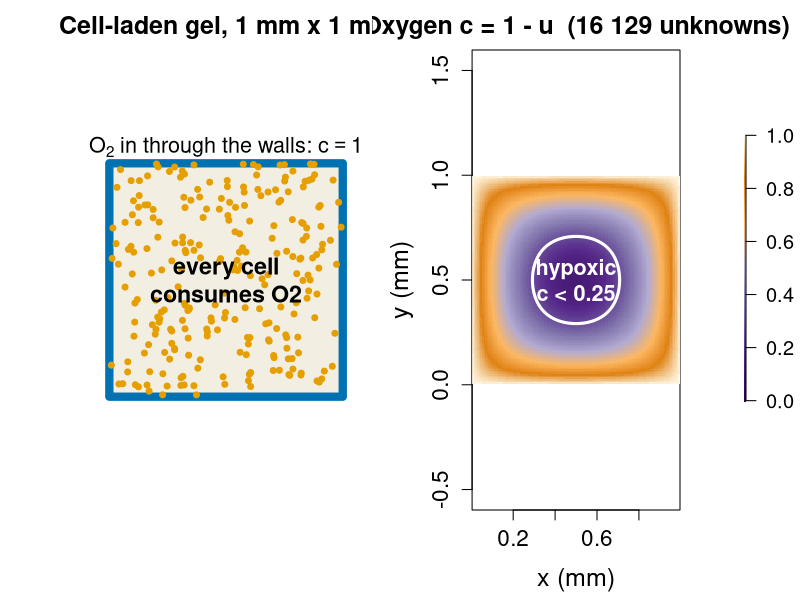

The R script that drew this image: (Note: this script raises an error after producing the figure.)
# Figures for the iterative-solvers/ unit ("Iterative linear solvers in depth").
#
# Re-run by hand from this folder (it is NOT run by `quarto render`):
#   cd iterative-solvers && Rscript make-iterative-solvers-figs.R
#
# Base R graphics + Matrix only (grDevices::svg). Colours are Okabe-Ito
# (colour-blind safe). Takes about five minutes (the 3D Cholesky factorisations
# and the slow Jacobi / Gauss-Seidel runs dominate). Prints the numbers quoted
# on the slides.
#
# Running example: oxygen in a cell-laden gel in a culture chamber, square
# cross-section L = 1 mm, oxygen supplied through all four walls (c = 1, scaled
# by the ambient concentration), uniform consumption. Unknown: the oxygen
# deficit u = 1 - c, which solves -Laplace(u) = Phi with u = 0 on the walls,
# Phi = q L^2 / (D c0) = 12. On an m x m interior grid, h = 1/(m+1), multiplied
# through by h^2: A u = Phi h^2 * 1, A = 2D five-point Laplacian (4 on the
# diagonal, -1 for the four neighbours). Tolerance: relative residual 1e-6.
#
# Makes:
#   fig01-chamber.svg     the oxygen field and the hypoxic core (m = 127)
#   fig02-fillin.svg      non-zeros of the Cholesky factor vs unknowns, 2D and 3D
#   fig03-smooth.png      Gauss-Seidel error after 0, 10, 200 sweeps: it becomes smooth
#                         (PNG: three dense image maps)
#   fig04-residuals.svg   residual vs iteration, m = 63: Jacobi, GS, CG, IC-CG
#   fig05-counts.svg      iterations vs grid size, log-log, with multigrid
#   fig06-gmres.svg       perfused chamber (advection-diffusion): field, and
#                         residuals of CG, GMRES and GMRES(20)
#   fig07-stall.svg       signal chamber (flow + positive feedback, sigma = 100):
#                         restarted GMRES(10), (20) stall; GMRES(50), full GMRES
#                         and BiCGSTAB converge
#   fig08-multigrid.svg   multigrid in one picture: smooth on the fine grid,
#                         correct on coarse grids (V-cycle)

library(Matrix)
oi <- c(orange = "#E69F00", sky = "#56B4E9", green = "#009E73",
        yellow = "#F0E442", blue = "#0072B2", red = "#D55E00",
        purple = "#CC79A7", grey = "#999999", black = "#000000")
par_big <- function(...) par(cex.lab = 1.5, cex.axis = 1.35, cex.main = 1.5, ...)
seq_pal <- colorRampPalette(c("#2D004B", "#542788", "#8073AC", "#B2ABD2",
                              "#FDB863", "#E08214", "#FFF5E0"))(100)  # dark = low O2

## ---- matrices -----------------------------------------------------------------

lap1 <- function(m) bandSparse(m, k = -1:1,
  diagonals = list(rep(-1, m - 1), rep(2, m), rep(-1, m - 1)))
lap2 <- function(m) { I <- Diagonal(m); T <- lap1(m); kronecker(I, T) + kronecker(T, I) }
lap3 <- function(m) { I <- Diagonal(m); T <- lap1(m)
  kronecker(kronecker(I, I), T) + kronecker(kronecker(I, T), I) + kronecker(kronecker(T, I), I) }
# perfused chamber: flow in +x with Peclet number Pe, upwind differences
# (signal chamber: subtract sigma h^2 I for positive feedback, see fig07)
adv2 <- function(m, Pe) { h <- 1 / (m + 1)
  Tx <- lap1(m) + Pe * h * bandSparse(m, k = c(0, -1), diagonals = list(rep(1, m), rep(-1, m - 1)))
  kronecker(Diagonal(m), Tx) + kronecker(lap1(m), Diagonal(m)) }
# variable diffusion coefficient Dfun(x, y), evaluated on the cell faces
lapD <- function(m, Dfun) {
  h <- 1 / (m + 1); I <- Diagonal(m)
  G1 <- bandSparse(m + 1, m, k = c(0, -1), diagonals = list(rep(1, m), rep(-1, m)))
  Gx <- kronecker(I, G1); Gy <- kronecker(G1, I)
  fx <- expand.grid(x = (1:(m + 1) - 0.5) * h, y = (1:m) * h)        # x-faces
  fy <- expand.grid(x = (1:m) * h, y = (1:(m + 1) - 0.5) * h)        # y-faces
  t(Gx) %*% Diagonal(x = Dfun(fx$x, fx$y)) %*% Gx +
    t(Gy) %*% Diagonal(x = Dfun(fy$x, fy$y)) %*% Gy
}
aggregate_D <- function(x, y) ifelse((x - 0.5)^2 + (y - 0.5)^2 < 0.3^2, 0.1, 1)

## ---- solvers (same code as on the slides / in the exercise) --------------------

relres <- function(A, b, x) sqrt(sum((b - A %*% x)^2)) / sqrt(sum(b^2))
jacobi <- function(A, b, tol = 1e-6, maxit = 1e6, trace = FALSE) {
  x <- numeric(length(b)); d <- diag(A); nb <- sqrt(sum(b^2)); res <- numeric(0)
  for (it in 0:maxit) {
    r <- b - (A %*% x)[, 1]; rel <- sqrt(sum(r^2)) / nb
    if (trace) res <- c(res, rel)
    if (rel < tol) break
    x <- x + r / d
  }
  list(x = x, it = it, res = res)
}
gauss_seidel <- function(A, b, tol = 1e-6, maxit = 1e6, trace = FALSE) {
  x <- numeric(length(b)); M <- tril(A); nb <- sqrt(sum(b^2)); res <- numeric(0)
  for (it in 0:maxit) {
    r <- b - (A %*% x)[, 1]; rel <- sqrt(sum(r^2)) / nb
    if (trace) res <- c(res, rel)
    if (rel < tol) break
    x <- x + as.vector(solve(M, r))
  }
  list(x = x, it = it, res = res)
}
pcg <- function(A, b, Minv = function(r) r, tol = 1e-6, maxit = 1e5) {
  x <- numeric(length(b)); r <- b; z <- Minv(r); p <- z; rz <- sum(r * z)
  nb <- sqrt(sum(b^2)); res <- 1
  for (it in 1:maxit) {
    Ap <- (A %*% p)[, 1]; a <- rz / sum(p * Ap)
    x <- x + a * p; r <- r - a * Ap
    res <- c(res, sqrt(sum(r^2)) / nb)
    if (res[it + 1] < tol) break
    z <- Minv(r); rz_new <- sum(r * z); p <- z + (rz_new / rz) * p; rz <- rz_new
  }
  list(x = x, it = it, res = res)
}
# CG that also records the TRUE residual (for the nonsymmetric failure)
cg_true <- function(A, b, maxit = 300) {
  x <- numeric(length(b)); r <- b; p <- r; rr <- sum(r^2); res <- 1
  for (it in 1:maxit) {
    Ap <- (A %*% p)[, 1]; a <- rr / sum(p * Ap); x <- x + a * p; r <- r - a * Ap
    res <- c(res, relres(A, b, x)); rn <- sum(r^2); p <- r + (rn / rr) * p; rr <- rn
  }
  res
}
# IC(0) for a five-point matrix in natural ordering: L has the pattern of tril(A)
ic0 <- function(A, m) {
  n <- nrow(A); d <- numeric(n); lw <- numeric(n); ls <- numeric(n)
  dA <- diag(A); w <- c(0, diag(A[-1, -n])); s <- c(rep(0, m), diag(A[-(1:m), -((n - m + 1):n)]))
  for (k in 1:n) {
    if (k > 1) lw[k] <- w[k] / d[k - 1]
    if (k > m) ls[k] <- s[k] / d[k - m]
    d[k] <- sqrt(dA[k] - lw[k]^2 - ls[k]^2)
  }
  bandSparse(n, k = c(0, -1, -m), diagonals = list(d, lw[-1], ls[-(1:m)]))
}
ic_prec <- function(A, m) { L <- ic0(A, m); Lt <- t(L)
  function(r) as.vector(solve(Lt, solve(L, r))) }
# full GMRES (no restart), residual history from the small least-squares problem
gmres <- function(A, b, k = 200, tol = 1e-6, x0 = numeric(length(b))) {
  r0 <- b - (A %*% x0)[, 1]; n <- length(b)
  Q <- matrix(0, n, k + 1); H <- matrix(0, k + 1, k)
  beta <- sqrt(sum(r0^2)); Q[, 1] <- r0 / beta; res <- numeric(0)
  for (j in 1:k) {
    w <- (A %*% Q[, j])[, 1]
    for (i in 1:j) { H[i, j] <- sum(Q[, i] * w); w <- w - H[i, j] * Q[, i] }
    H[j + 1, j] <- sqrt(sum(w^2)); Q[, j + 1] <- w / H[j + 1, j]
    e1 <- c(beta, rep(0, j)); Hj <- H[1:(j + 1), 1:j, drop = FALSE]
    y <- qr.solve(Hj, e1)
    res <- c(res, sqrt(sum((e1 - Hj %*% y)^2)) / sqrt(sum(b^2)))
    if (tail(res, 1) < tol) break
  }
  list(x = x0 + as.vector(Q[, 1:j] %*% y), it = j, res = res)
}
gmres_restart <- function(A, b, k = 20, tol = 1e-6, maxcycle = 100) {
  x <- numeric(length(b)); res <- 1
  for (cyc in seq_len(maxcycle)) {
    g <- gmres(A, b, k = k, tol = tol, x0 = x); x <- g$x
    res <- c(res, g$res)                  # g$res is relative to ||b||
    if (tail(res, 1) < tol) break
  }
  list(x = x, res = res)
}
# geometric multigrid V(2,2) with Gauss-Seidel smoothing, Galerkin coarse grids
prol1 <- function(mc) {
  mf <- 2 * mc + 1
  sparseMatrix(i = c(2 * (1:mc) - 1, 2 * (1:mc), 2 * (1:mc) + 1),
               j = rep(1:mc, 3), x = rep(c(0.5, 1, 0.5), each = mc), dims = c(mf, mc))
}
mg_setup <- function(A, m) {
  lev <- list()
  while (m > 3) {
    mc <- (m - 1) / 2; P <- kronecker(prol1(mc), prol1(mc))
    lev[[length(lev) + 1]] <- list(A = A, P = P, M = tril(A))
    A <- t(P) %*% A %*% P / 4; m <- mc
  }
  lev[[length(lev) + 1]] <- list(A = A)
  lev
}
vcycle <- function(lev, l, b, x) {
  A <- lev[[l]]$A
  if (l == length(lev)) return(as.vector(solve(A, b)))
  M <- lev[[l]]$M; P <- lev[[l]]$P
  for (s in 1:2) x <- x + as.vector(solve(M, b - (A %*% x)[, 1]))
  r <- b - (A %*% x)[, 1]
  x <- x + as.vector(P %*% vcycle(lev, l + 1, as.vector(t(P) %*% r) / 4, numeric(ncol(P))))
  for (s in 1:2) x <- x + as.vector(solve(M, b - (A %*% x)[, 1]))
  x
}
multigrid <- function(A, b, m, tol = 1e-6, maxit = 100) {
  lev <- mg_setup(A, m); x <- numeric(length(b))
  for (it in 1:maxit) { x <- vcycle(lev, 1, b, x); if (relres(A, b, x) < tol) break }
  it
}

Phi <- 12
rhs <- function(m) rep(Phi / (m + 1)^2, m^2)

## ---- fig01: the chamber -----------------------------------------------------------

m <- 127; A <- lap2(m); u <- solve(A, rhs(m)); cfield <- 1 - matrix(as.vector(u), m, m)
g <- (1:m) / (m + 1)
cat("centre O2 (m = 127):", cfield[64, 64], " fraction below 0.25:", mean(cfield < 0.25), "\n")
svg("fig01-chamber.svg", width = 11, height = 5.6)
layout(matrix(1:2, 1), widths = c(1, 1.15))
par_big(mar = c(4.5, 5, 2.5, 1))
plot(NA, xlim = c(0, 1), ylim = c(0, 1), asp = 1, axes = FALSE, xlab = "", ylab = "",
     main = "Cell-laden gel, 1 mm x 1 mm")
rect(0, 0, 1, 1, col = "#F3EEE2", border = oi["blue"], lwd = 8)
set.seed(3); points(runif(250), runif(250), pch = 19, col = oi["orange"], cex = 0.8)
text(0.5, 1.07, expression(O[2] ~ "in through the walls:" ~ c == 1), cex = 1.3, xpd = NA)
text(0.5, 0.5, "every cell\nconsumes O2", cex = 1.4, font = 2)
par_big(mar = c(4.5, 5, 2.5, 6))
image(g, g, cfield, col = seq_pal, zlim = c(0, 1), asp = 1, useRaster = TRUE, xlab = "x (mm)", ylab = "y (mm)",
      main = "Oxygen c = 1 - u  (16 129 unknowns)")
contour(g, g, cfield, levels = 0.25, add = TRUE, lwd = 3, col = "white", labcex = 1.2,
        drawlabels = FALSE)
text(0.5, 0.5, "hypoxic\nc < 0.25", col = "white", cex = 1.3, font = 2)
par(new = TRUE, mar = c(4.5, 0, 2.5, 1.5), fig = c(0.93, 0.97, 0.18, 0.86))
image(1, seq(0, 1, length.out = 100), t(seq(0, 1, length.out = 100)), col = seq_pal,
      axes = FALSE, xlab = "", ylab = "")
axis(4, cex.axis = 1.2, las = 1)
dev.off()

## ---- fig02: fill-in in 2D and 3D ---------------------------------------------------

fill <- data.frame()
for (m in c(30, 50, 100, 200, 400, 800)) {
  A <- lap2(m); t <- system.time(L <- Cholesky(A, perm = TRUE, LDL = FALSE))[3]
  fill <- rbind(fill, data.frame(dim = 2, m = m, n = m^2, nnzA = nnzero(A),
                                 nnzL = nnzero(as(L, "Matrix")), time = t))
}
for (m in c(10, 15, 20, 30, 40, 50)) {
  A <- lap3(m); t <- system.time(L <- Cholesky(A, perm = TRUE, LDL = FALSE))[3]
  fill <- rbind(fill, data.frame(dim = 3, m = m, n = m^3, nnzA = nnzero(A),
                                 nnzL = nnzero(as(L, "Matrix")), time = t))
}
print(fill)
svg("fig02-fillin.svg", width = 11, height = 5.4)
par_big(mar = c(5, 5.5, 1, 1))
plot(NA, log = "xy", xlim = c(800, 1e6), ylim = c(4e3, 5e7), xaxt = "n", yaxt = "n",
     xlab = "unknowns n", ylab = "stored non-zeros")
axis(1, at = 10^(3:6), labels = c("1e3", "1e4", "1e5", "1e6"))
axis(2, at = 10^(4:7), labels = c("1e4", "1e5", "1e6", "1e7"), las = 1)
for (d in 2:3) {
  s <- fill[fill$dim == d, ]; col <- if (d == 2) oi["blue"] else oi["red"]
  lines(s$n, s$nnzL, type = "b", pch = 19, lwd = 3, col = col, cex = 1.3)
  lines(s$n, s$nnzA, type = "b", pch = 1, lwd = 2, lty = 2, col = col, cex = 1.3)
}
legend("topleft", bty = "n", cex = 1.3, lwd = c(3, 2, 3, 2), lty = c(1, 2, 1, 2),
       pch = c(19, 1, 19, 1), col = oi[c("red", "red", "blue", "blue")],
       legend = c("3D: Cholesky factor L", "3D: matrix A (7-point)",
                  "2D: Cholesky factor L", "2D: matrix A (5-point)"))
dev.off()

## ---- fig03: the Gauss-Seidel error becomes smooth ----------------------------------
# (plain Jacobi also keeps a checkerboard mode, eigenvalue -cos(pi h); see notes)

m <- 31; A <- lap2(m); b <- rhs(m); xs <- as.vector(solve(A, b)); g <- (1:m) / (m + 1)
set.seed(1); x <- xs + rnorm(m^2) * 0.02; M <- tril(A)
errs <- list()
for (it in 0:200) {
  if (it %in% c(0, 10, 200)) errs[[as.character(it)]] <- matrix(x - xs, m, m)
  x <- x + as.vector(solve(M, b - (A %*% x)[, 1]))
}
png("fig03-smooth.png", width = 13, height = 4.6, units = "in", res = 150)
par(mfrow = c(1, 3)); par_big(mar = c(2, 2, 3.5, 1))
div <- colorRampPalette(c(oi["blue"], "white", oi["red"]))(101)
for (nm in names(errs)) {
  e <- errs[[nm]]; z <- max(abs(e))
  image(g, g, e, col = div, zlim = c(-z, z), axes = FALSE, asp = 1, xlab = "", ylab = "",
        main = sprintf("after %s sweeps: max %.1e", nm, z))
  box()
}
dev.off()

## ---- fig04: residual vs iteration, m = 64 ------------------------------------------

m <- 63; A <- lap2(m); b <- rhs(m)
rj <- jacobi(A, b, trace = TRUE); rg <- gauss_seidel(A, b, trace = TRUE)
rc <- pcg(A, b); ri <- pcg(A, b, ic_prec(A, m)); rd <- pcg(A, b, function(r) r / diag(A))
cat("m = 63: Jacobi", rj$it, " GS", rg$it, " CG", rc$it, " Jacobi-PCG", rd$it, " IC-CG", ri$it, "\n")
svg("fig04-residuals.svg", width = 11, height = 5.2)
par_big(mar = c(5, 7, 1, 1), mgp = c(5, 1, 0))
plot(NA, log = "xy", xlim = c(1, 2e4), ylim = c(1e-6, 20), yaxt = "n", xaxt = "n",
     xlab = "", ylab = "relative residual")
axis(1, at = 10^(0:4), labels = c("1", "10", "100", "1000", "10000"), mgp = c(3, 1, 0))
mtext("iteration + 1 (log scale)", side = 1, line = 3.2, cex = 1.5)
axis(2, at = 10^(-6:1), labels = c("1e-6", "1e-5", "1e-4", "1e-3", "0.01", "0.1", "1", "10"), las = 1)
k <- function(r) seq_along(r)
lines(k(rj$res), rj$res, lwd = 3, col = oi["orange"])
lines(k(rg$res), rg$res, lwd = 3, col = oi["purple"])
lines(k(rc$res), rc$res, lwd = 3, col = oi["blue"])
lines(k(ri$res), ri$res, lwd = 3, col = oi["green"])
legend("bottomleft", bty = "n", cex = 1.3, lwd = 3, col = oi[c("orange", "purple", "blue", "green")],
       legend = c(sprintf("Jacobi (%d)", rj$it), sprintf("Gauss-Seidel (%d)", rg$it),
                  sprintf("CG (%d)", rc$it), sprintf("CG + incomplete Cholesky (%d)", ri$it)))
dev.off()

## ---- fig05: iterations vs grid size --------------------------------------------------

ms <- c(15, 31, 63, 127, 255, 511)
cnt <- data.frame(m = ms, jac = NA, gs = NA, cg = NA, ic = NA, mg = NA)
for (i in seq_along(ms)) {
  m <- ms[i]; A <- lap2(m); b <- rhs(m)
  if (m <= 127) { cnt$jac[i] <- jacobi(A, b)$it; cnt$gs[i] <- gauss_seidel(A, b)$it }
  cnt$cg[i] <- pcg(A, b)$it; cnt$ic[i] <- pcg(A, b, ic_prec(A, m))$it
  cnt$mg[i] <- multigrid(A, b, m)
}
cnt$jac_pred <- ceiling(log(1e-6) / log(cos(pi / (cnt$m + 1))))
print(cnt)
svg("fig05-counts.svg", width = 11, height = 5.4)
par_big(mar = c(5, 5.5, 1, 1))
h <- 1 / (ms + 1)
plot(NA, log = "xy", xlim = c(15, 511), ylim = c(3, 3e5), xaxt = "n", yaxt = "n",
     xlab = "grid points per side m  (unknowns m^2)", ylab = "iterations to 1e-6")
axis(1, at = ms); axis(2, at = 10^(0:5), labels = c("1", "10", "100", "1e3", "1e4", "1e5"), las = 1)
lines(ms, cnt$jac_pred, lty = 3, lwd = 2, col = oi["orange"])
lines(ms, cnt$jac, type = "b", pch = 19, lwd = 3, col = oi["orange"], cex = 1.3)
lines(ms, cnt$gs, type = "b", pch = 15, lwd = 3, col = oi["purple"], cex = 1.3)
lines(ms, cnt$cg, type = "b", pch = 17, lwd = 3, col = oi["blue"], cex = 1.3)
lines(ms, cnt$ic, type = "b", pch = 18, lwd = 3, col = oi["green"], cex = 1.6)
lines(ms, cnt$mg, type = "b", pch = 19, lwd = 3, col = oi["black"], cex = 1.3)
text(300, 2.5e4, "Jacobi: ~ 1/h^2\n(dotted: from cos(pi h))", col = oi["orange"], cex = 1.2)
text(300, 1600, "CG: ~ 1/h", col = oi["blue"], cex = 1.3)
text(300, 8.5, "multigrid: constant", cex = 1.3)
legend("topleft", bty = "n", cex = 1.2, lwd = 3, pch = c(19, 15, 17, 18, 19),
       col = oi[c("orange", "purple", "blue", "green", "black")],
       legend = c("Jacobi", "Gauss-Seidel", "CG", "CG + incomplete Cholesky", "multigrid V-cycles"))
dev.off()

## preconditioning experiment: uniform and aggregate chambers, m = 64 and 128
for (m in c(63, 127)) {
  for (case in c("uniform", "aggregate")) {
    A <- if (case == "uniform") lap2(m) else lapD(m, aggregate_D); b <- rhs(m)
    cat(case, m, " CG", pcg(A, b)$it, " Jacobi-PCG", pcg(A, b, function(r) r / diag(A))$it,
        " IC-CG", pcg(A, b, ic_prec(A, m))$it, "\n")
  }
}

## ---- fig06: perfused chamber, GMRES ---------------------------------------------------

m <- 63; Pe <- 50; A <- adv2(m, Pe); b <- rhs(m); g <- (1:m) / (m + 1)
cat("symmetric?", isSymmetric(A), "\n")
rcg <- cg_true(A, b, 300); rgm <- gmres(A, b, k = 300); rgr <- gmres_restart(A, b, k = 20)
cat("Pe = 50: CG min res", min(rcg), " last", tail(rcg, 1), "  GMRES its", rgm$it,
    "  GMRES(20) its", length(rgr$res) - 1, "\n")
cat("GMRES on the symmetric chamber (m = 63):", gmres(lap2(m), b, k = 300)$it,
    "  CG:", pcg(lap2(m), b)$it, "\n")
cfield <- 1 - matrix(as.vector(solve(A, b)), m, m)
svg("fig06-gmres.svg", width = 13, height = 5.4)
layout(matrix(1:2, 1), widths = c(1, 1.25))
par_big(mar = c(4.5, 4.5, 3, 1))
image(g, g, cfield, col = seq_pal, zlim = c(0, 1), asp = 1, useRaster = TRUE, xlab = "x (mm)", ylab = "y (mm)",
      main = "Perfused chamber, flow ->, Pe = 50")
contour(g, g, cfield, levels = 0.25, add = TRUE, lwd = 3, col = "white", drawlabels = FALSE)
arrows(0.1, 0.5, 0.35, 0.5, lwd = 4, col = "white", length = 0.15)
par_big(mar = c(4.5, 7, 3, 1), mgp = c(5, 1, 0))
plot(NA, xlim = c(0, 300), ylim = c(1e-6, 1e4), log = "y", yaxt = "n", xlab = "",
     ylab = "relative residual", main = "Nonsymmetric A")
mtext("iteration (matrix-vector products)", side = 1, line = 3, cex = 1.5)
axis(2, at = 10^c(-6, -4, -2, 0, 2, 4), labels = c("1e-6", "1e-4", "0.01", "1", "100", "1e4"), las = 1)
lines(seq_along(rcg) - 1, rcg, lwd = 3, col = oi["red"])
lines(seq_along(rgr$res) - 1, rgr$res, lwd = 3, col = oi["sky"])
lines(0:rgm$it, c(1, rgm$res), lwd = 3, col = oi["blue"])
legend("bottomright", bty = "n", cex = 1.25, lwd = 3, col = oi[c("red", "blue", "sky")],
       legend = c("CG (wrong method)", sprintf("GMRES (%d)", rgm$it),
                  sprintf("GMRES(20), restarted (%d)", length(rgr$res) - 1)))
dev.off()

## ---- fig08: multigrid in one picture -------------------------------------------------

svg("fig08-multigrid.svg", width = 13, height = 5.2)
layout(matrix(1:2, 1), widths = c(1, 1.2))
# left: 1D error before / after smoothing, and on the coarse grid
par_big(mar = c(4.5, 4.5, 3, 1))
m1 <- 63; x1 <- (1:m1) / (m1 + 1); set.seed(2)
e0 <- sin(pi * x1) + 0.5 * rnorm(m1) * sin(pi * x1)
T1 <- as.matrix(lap1(m1)); e <- e0
for (s in 1:5) e <- e - (2 / 3) * (T1 %*% e)[, 1] / 2         # weighted Jacobi on A e = 0
plot(x1, e0, type = "l", lwd = 2, col = oi["grey"], ylim = c(-0.3, 2.6), xlab = "position",
     ylab = "error", main = "1. smooth  2. coarsen")
lines(x1, e, lwd = 3, col = oi["blue"])
ic <- seq(2, m1, by = 4); points(x1[ic], e[ic], pch = 19, cex = 1.4, col = oi["red"])
legend("topleft", bty = "n", cex = 1.15, lwd = c(2, 3, NA), pch = c(NA, NA, 19),
       col = oi[c("grey", "blue", "red")],
       legend = c("error now", "after 5 smoothing sweeps", "smooth error on a coarse grid"))
# right: the V-cycle
par(mar = c(1, 1, 3, 1))
plot(NA, xlim = c(0, 10), ylim = c(0, 5.2), axes = FALSE, xlab = "", ylab = "",
     main = "3. one V-cycle", cex.main = 1.5)
lvl <- c(4.4, 3.2, 2.0, 0.8); xs_ <- c(1, 2.5, 4, 5.5, 7, 8.5)
labs <- c("64 x 64", "32 x 32", "16 x 16", "8 x 8")
xv <- c(1, 2.6, 4.2, 5.8, 7.4, 9.0, 10.6) * 0.92
yv <- c(lvl, rev(lvl)[-1])
lines(xv, yv, lwd = 3, col = oi["grey"])
points(xv, yv, pch = 21, bg = c(rep(oi["blue"], 3), oi["red"], rep(oi["green"], 3)), cex = 3.2)
text(0.3, lvl, labs, cex = 1.15, adj = 1, xpd = NA)
text(2.2, 4.9, "smooth, restrict", cex = 1.2, col = oi["blue"])
text(5.3, 0.2, "solve directly (tiny)", cex = 1.2, col = oi["red"])
text(8.4, 4.9, "interpolate, smooth", cex = 1.2, col = oi["green"])
dev.off()

## ---- fig07: restarted GMRES stalls, BiCGSTAB ------------------------------------------

bicgstab <- function(A, b, tol = 1e-6, maxit = 5000) {
  x <- numeric(length(b)); r <- rh <- b; nb <- sqrt(sum(b^2)); res <- 1
  rho <- alpha <- omega <- 1; v <- p <- numeric(length(b))
  for (it in 1:maxit) {
    rho_new <- sum(rh * r); beta <- (rho_new / rho) * (alpha / omega); rho <- rho_new
    p <- r + beta * (p - omega * v)
    v <- (A %*% p)[, 1]; alpha <- rho / sum(rh * v); s <- r - alpha * v
    t <- (A %*% s)[, 1]; omega <- sum(t * s) / sum(t * t)
    x <- x + alpha * p + omega * s; r <- s - omega * t
    res <- c(res, sqrt(sum(r^2)) / nb)
    if (tail(res, 1) < tol) break
  }
  list(x = x, it = it, res = res)
}
m <- 63; h <- 1 / (m + 1); b <- rhs(m)
A <- adv2(m, 50); S <- A - 100 * h^2 * Diagonal(m^2)
v <- as.vector(outer(sin(pi * (1:m) * h), sin(pi * (1:m) * h)))
cat("v'Av/v'v: perfused", sum(v * (A %*% v)) / sum(v^2), " signal", sum(v * (S %*% v)) / sum(v^2), "\n")
runs <- list(g10 = gmres_restart(S, b, k = 10, maxcycle = 80)$res,
             g20 = gmres_restart(S, b, k = 20, maxcycle = 40)$res,
             g50 = gmres_restart(S, b, k = 50, maxcycle = 20)$res,
             full = c(1, gmres(S, b, k = 300)$res))
bs <- bicgstab(S, b)
cat("signal chamber: GMRES(50)", length(runs$g50) - 1, " full", length(runs$full) - 1,
    " BiCGSTAB", bs$it, "steps; GMRES(10) residual after 800:", tail(runs$g10, 1), "\n")
svg("fig07-stall.svg", width = 11, height = 5.2)
par_big(mar = c(5, 7, 1, 1), mgp = c(5, 1, 0))
plot(NA, log = "y", xlim = c(0, 820), ylim = c(1e-6, 2e3), yaxt = "n",
     xlab = "", ylab = "relative residual")
mtext("products with A", side = 1, line = 3.2, cex = 1.5)
axis(2, at = 10^c(-6, -4, -2, 0, 2), labels = c("1e-6", "1e-4", "0.01", "1", "100"), las = 1)
lines(seq_along(runs$g10) - 1, runs$g10, lwd = 5, col = oi["red"])
lines(seq_along(runs$g20) - 1, runs$g20, lwd = 3, lty = 2, col = oi["orange"])
lines(seq_along(runs$g50) - 1, runs$g50, lwd = 3, col = oi["sky"])
lines(seq_along(runs$full) - 1, runs$full, lwd = 3, col = oi["blue"])
lines(2 * (seq_along(bs$res) - 1), bs$res, lwd = 3, col = oi["green"])
legend(250, 2e-2, bty = "n", cex = 1.25, lwd = c(5, 3, 3, 3, 3), lty = c(1, 2, 1, 1, 1),
       col = oi[c("red", "orange", "sky", "blue", "green")],
       legend = c("GMRES(10): stalls", "GMRES(20): stalls", sprintf("GMRES(50) (%d)", length(runs$g50) - 1),
                  sprintf("full GMRES (%d)", length(runs$full) - 1),
                  sprintf("BiCGSTAB (%d steps, 2 products each)", bs$it)))
dev.off()

cat("done\n")
